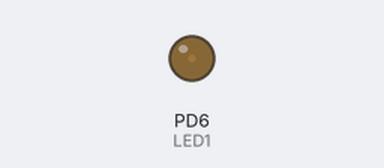
A program run on a simulated ATmega328P, built with avr-gcc and emulated at 16 MHz. Shown: output pins drawn as LEDs (lit = HIGH).

Above: at 0.05 s.
At 0.6 s:
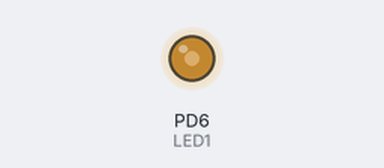
At 0.95 s:
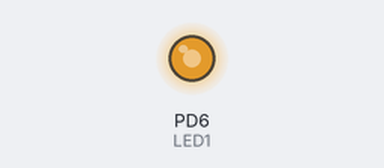
At 1.65 s:
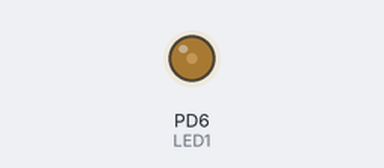
Timing chart, 0 to 4.6 s (numbered marks = the images above):
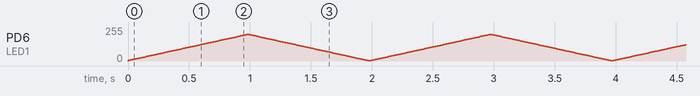

The program:

main.c
```c
/*
 Titel: C Labor 2 Aufgabe 3
 Laborgruppe: A9

 Lars Jelschen, Matrikelnummer: 5100174
 Marvin Klusmeyer, Matrikelnummer: 5093298
*/


#define F_CPU 16000000
#include <avr/io.h>
#include <util/delay.h>

#define LED1 6

int main(void)
{
	// ausgang für OCR0A setzen
	DDRD |= (1<<LED1);
	// fast PWM mode aktivieren
	TCCR0A |=  (1<<COM0A1) | (1<<WGM00) | (1<<WGM01);
	// Timer0 einschalten
	TCCR0B |= (1<<CS00);
	// start Wert für Dimmer festlegen
	int dimmer = 1;

	while(1){
		// Wiederholt den Dimmvorgang
		while(dimmer < 100){
			//dimm Wert um 1 erhoehten
			dimmer += 1;
			//OCR0A setzen
			OCR0A = (255/100) * dimmer;
			// 10ms Pause
			_delay_ms(10);
		}
		// vorgang wiederholen
		while(dimmer > 1){
			// von den dimm Wert 1 abzihen
			dimmer -= 1;
			OCR0A = (255/100) * dimmer;
			_delay_ms(10);
		}

		dimmer = 0;
	}
}
```
